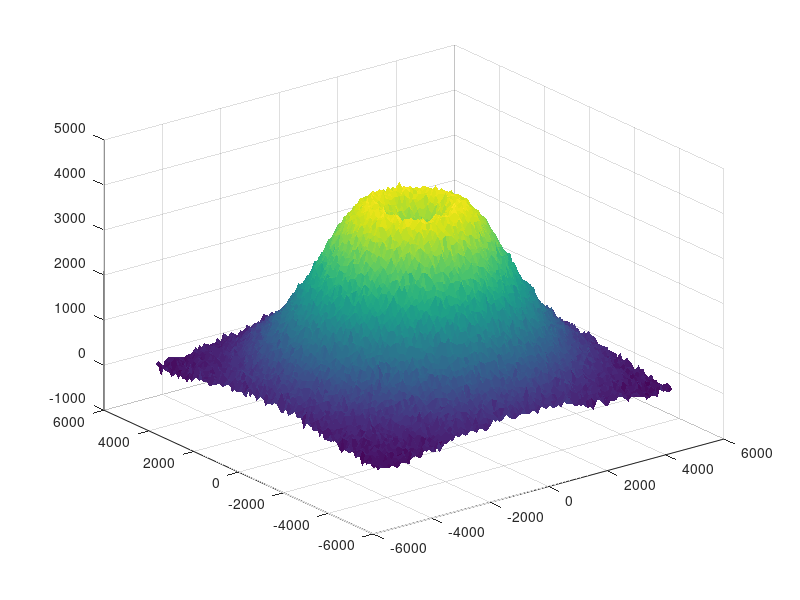

Recreate this plot in MATLAB. (Note: this script raises an error after producing the figure.)
clc; clear; close all;

% volcan
[x, y] = meshgrid(-5:0.1:5, -5:0.1:5); 
r = sqrt(x.^2 + y.^2); 
z = exp(-0.1*r.^2) * 5 - 2*exp(-r.^2); 
z = z + 0.07*randn(size(z)); 

surf(x*1000, y*1000, z*1000, 'EdgeColor', 'none'); 
colormap(parula); 
axis equal 
xlabel('X (m)') 
ylabel('Y (m)') 
zlabel('Altura (m)') 
title('Modelo 3D de un volcán con trayectorias de proyectiles') 
lighting phong 
camlight headlight 
hold on 

% proyectiles 3d
n = 1000; % número de proyectiles
v = [25, 50, 75, 100,125,150,175,200]; % velocidades posibles
g = 9.81; 
h0 = 5400; % altura del volcán
k = 0.02; % coeficiente de resistencia del aire

colores = [ 
    251 116 168; 
    252 172 57; 
    251 149 1; 
    218 43 66; 
    245 77 233 
    ] / 255; 

distancias = zeros(1,n); % para guardar distancias finales

for i = 1:n 
    v0 = v(randi(length(v))); % velocidad inicial aleatoria 
    theta = rand * 70 + 10; % ángulo de elevación
    phi = rand * 360; % ángulo azimutal 
    
    % componentes de velocidad 
    vx = v0 * cosd(theta) * cosd(phi); 
    vy = v0 * cosd(theta) * sind(phi); 
    vz = v0 * sind(theta); 
    
    % tiempo de vuelo
    coef = [0.5*g, -vz, -h0]; 
    t_sol = roots(coef); 
    t_vuelo = max(t_sol); 

    f = @(t) h0 + (vz + g/k)/k * (1 - exp(-k*t)) - g*t/k;
    t_vuelo_r = fzero(f, t_vuelo); 
    
    % trayectoria temporal 
    t = linspace(0, t_vuelo_r, 200); 
    X= (vx/k) * (1 - exp(-k*t));
    Y = (vy/k) * (1 - exp(-k*t));
    Z = h0 + (vz + g/k)/k * (1 - exp(-k*t)) - g*t/k;
    
    % guardar distancia final
    distancias(i) = sqrt(X(end)^2 + Y(end)^2);
    
    % color
    color = colores(mod(i-1, size(colores,1)) + 1, :); 
    % graficar trayectoria 
    plot3(X, Y, Z, '--o', ... 
        'Color', color, ... 
        'MarkerFaceColor', color, ... 
        'MarkerEdgeColor', [0,0,0], ... 
        'LineWidth', 0.5); 
    
    disp(['Trayectoria ', num2str(i), ...
        ': v0 = ', num2str(v0), ' m/s, elev = ', num2str(theta, '%.2f'), ...
        '°, azim = ', num2str(phi, '%.2f'), '°']); 
end 

% anillo riesgo
anillo_colores = [1 0 0; 1 0.5 0; 1 1 0; 0 1 0]; % RGB para rojo naranja amarillo verde

% radio de anillos
R1 = 0.5 * max(distancias);    % 50% del max
R2 = 0.75 * max(distancias);   % 75% del max
R3 = 0.95 * max(distancias);   % 95% del max
R_max = 1.4 * max(distancias); % verde: expande más allá

radios_internos = [0, R1, R2, R3];
radios_externos = [R1, R2, R3, R_max];

theta_circ = linspace(0, 2*pi, 200);

for j = 1:4
    x_patch = [radios_internos(j)*cos(theta_circ), fliplr(radios_externos(j)*cos(theta_circ))];
    y_patch = [radios_internos(j)*sin(theta_circ), fliplr(radios_externos(j)*sin(theta_circ))];
    z_patch = zeros(size(x_patch))+5000; % puede subirse para que quede sobre el volcán

    patch(x_patch, y_patch, z_patch, anillo_colores(j,:), ...
          'FaceAlpha', 0.5, 'EdgeColor', [0 0 0], 'LineWidth', 1.2);
end

legend(arrayfun(@(i) sprintf('Trayectoria %d', i), 1:n, 'UniformOutput', false))
view(45,30)
